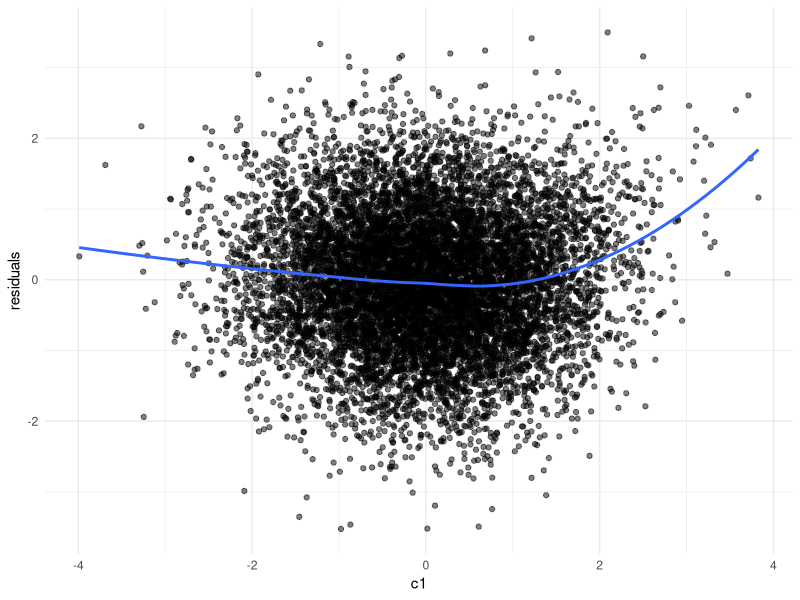

R code for this plot:
# Here we create a script to create a data simulation for panel data. 
# We simulate X and Y, having autoregressive effects and a lag-1 crossed effect. 
# X and Y are both affected by a number of confounding variables C, which have stable effects
# over time as they represent time-invariant confounding variables, such as IQ. 
# The data simulation model will have the following properties:
#
# 1. Each variable will have an innovation (or unexplained variance) such that the total variance of each variable is 1.
# 2. Each variable will have a mean of 0. 
# 3. The autoregressive effects will be set to 0.25 for both X and Y.
# 4. The crossed lag-1 effect of X on Y will be set to 0.1.
# 5. The confounding variables will have effects of 0.2 on X and 0.15 Y.
# 6. The innovations will have residual correlations of 0.3 at each time-point, but not across time-points.
#
# In this version, we add an exponential nonlinearity of the confounders as
# extra variables: for each C_j we add E_j = standardized exp(b_exp * C_j).

# reproducibility
set.seed(427) 

# load required libraries
library(mvtnorm)
library(psych)                                             # for descriptives
library(lavaan)                                            # for fitting CLPM
library(tidyverse)

### CLPM parameters ###
N <- 100000                                                # number of people
T <- 5                                                     # number of time points

ax <- 0.25                                                 # effect of X_(t-1) on X_t
ay <- 0.25                                                 # effect of Y_(t-1) on Y_t
bx <- 0.10                                                 # effect of Y_(t-1) on X_t
by <- 0.10                                                 # effect of X_(t-1) on Y_t
rho <- 0.30                                                # residual correlation of innovations
                                                          
# create the path matrix A from these effects
A <- matrix(c(ax, by, 
              bx, ay), 
            nrow = 2, byrow = TRUE)

### confounder parameters ###
k_lin <- 3                                                 # number of "linear" confounders (baseline C1..C3)

# baseline linear effects of confounders on X_t and Y_t
gamma_x_lin <- c(0.30, 0.20, 0.10)                         # effect of confounders on X_t
gamma_y_lin <- c(0.30, 0.20, 0.10)                         # effect of confounders on Y_t

# now we want to add the non-linear part, which here is an exponential effect 
# curvature parameter for the exponential (controls how fast it explodes)
b_exp <- 0.7                                               # you can tune this

# simulate base confounders: C1..C3 ~ N(0,1), independent
Psi_base <- diag(rep(1, k_lin))                            # variance-covariance matrix of base confounders (I in this case)
U_lin <- rmvnorm(N, 
                 mean  = rep(0, k_lin),                    # mean of confounders = 0, since we want standardised effect sizes
                 sigma = Psi_base)                         # C1..C3 ~ N(0,1), independent

colnames(U_lin) <- paste0("c", 1:k_lin)                    # C1, C2, C3

# create exponential-transformed nonlinear confounders:
# E_j = standardized exp(b_exp * C_j), so each has mean ~0 and var ~1
# we also remove the linear part of C_j from E_j, so no dependency remains between the two (orthogonalization).
# this will later be useful to separate linear and non-linear effects
# when we want to calculate a measure of non-linearity later.
U_exp <- apply(U_lin, 2, function(col) {
  # raw exponential transform
  z_raw <- exp(b_exp * col)                                # skewed, heavy right tail
  
  # remove the linear part of col (orthogonalize wrt the linear confounder)
  z_perp <- resid(lm(z_raw ~ col))
  
  # standardize to mean 0 and var 1
  as.numeric(scale(z_perp, center = TRUE, scale = TRUE))
})

colnames(U_exp) <- paste0("c", 1:k_lin, "_exp")            # E1, E2, E3

# combine linear and exponential confounders into one matrix U
# columns: first the k_lin linear confounders, then k_lin exponential confounders
U <- cbind(U_lin, U_exp)                                   # N x k, where k = 2 * k_lin
k <- ncol(U)                                               # total number of confounder variables

# empirical varcov matrix of (C, exp(C)) confounders
Psi <- cov(U)

# effects for the exponential parts on X and Y
# you can tune these; start small because exp can be strong
gamma_x_exp <- c(0.10, 0.07, 0.05)
gamma_y_exp <- c(0.10, 0.07, 0.05)

# order of entries in gamma_x / gamma_y corresponds to the column order in U:
# (C1, C2, C3, E1, E2, E3)
gamma_x <- c(gamma_x_lin, gamma_x_exp)
gamma_y <- c(gamma_y_lin, gamma_y_exp)

# 2 x k effect matrix from all confounders to (X, Y)
B <- rbind(gamma_x, gamma_y)

### varcov matrixes ###
# we want the variance of each variable to be 1
S_target <- diag(2)                                        # initial 2x2 identity (var = 1, cov = 0)

# variance contributed by confounders:
# S_U = B * Psi * B'
S_U  <- B %*% Psi %*% t(B)

# find needed covariance c between X and Y 

find_c <- function(A, S_U, rho) {

  # function of c: difference between actual innovation correlation and target rho
  f <- function(c) {

    # target stationary covariance of (X_t, Y_t)
    S_target_c <- matrix(c(1, c,
                           c, 1),
                         nrow = 2, byrow = TRUE)
    
    # dynamic part variance (remove confounder-induced variance)
    S_dyn_c <- S_target_c - S_U
    
    # innovation covariance matrix under stationarity
    Sigma_e_c <- S_dyn_c - t(A) %*% S_dyn_c %*% A
    
    # compute correlation of innovations
    v1 <- Sigma_e_c[1, 1]
    v2 <- Sigma_e_c[2, 2]
    cov12 <- Sigma_e_c[1, 2]
    corr_e <- cov12 / sqrt(v1 * v2)
    
    corr_e - rho
  }

  # find c such that f(c) = 0
  uniroot(f, interval = c(-0.99, 0.99))$root
}

# required covariance between X and Y
c_stat <- find_c(A, S_U, rho)

# overwrite S_target to include the stationary covariance between X and Y
S_target <- matrix(c(1, c_stat,
                     c_stat, 1),
                   nrow = 2, byrow = TRUE)

# variance by the dynamic process:
S_dyn <- S_target - S_U

# check positive semidefinite
eS <- eigen((S_dyn + t(S_dyn))/2)$values
eS[eS<1e-10]

# innovation covariance matrix
Sigma_e <- S_dyn - t(A) %*% S_dyn %*% A
Sigma_e <- (Sigma_e + t(Sigma_e))/2

# For t = 1, there is no carryover from a previous wave. The observed var-cov should be:
# Var([X1,Y1]) = S_U + Sigma_e1. To keep the same S_target at t=1, set:
Sigma_e1 <- S_dyn                             # because S_target = S_U + S_dyn
Sigma_e1 <- (Sigma_e1 + t(Sigma_e1))/2


# t = 1: no lag yet, so Ddyn = e1 with Sigma_e1
Ddyn <- rmvnorm(N,                            
  mean  = c(0,0),                              
  sigma = Sigma_e1)                            

# initialise df with N rows and 2*T + k columns. 2*T for X and Y, k for confounders
df <- matrix(NA, nrow = N, ncol = 2*T + k)
colnames(df) <- c(paste0("x", 1:T),
                  paste0("y", 1:T),
                  colnames(U))

# save the confounders (C1..C3 and E1..E3)
df[, (2*T + 1):(2*T + k)] <- U

# first wave: add direct confounder effects
obs1 <- Ddyn + U %*% t(B)

df[, 1]    <- obs1[, 1] 
df[, 1+T ] <- obs1[, 2]

# remaining waves
for(i in 2:T){ 
  Ddyn <- Ddyn %*% t(A) + rmvnorm(N, sigma = Sigma_e) 
  obs  <- Ddyn + U %*% t(B) 
  df[, i]    <- obs[, 1] 
  df[, i+T ] <- obs[, 2] 
}

# basic checks
round(apply(df, 2, var), 3)
sigma <- cov(df)
round(sigma, 3)
describe(df)

# quick residual check for nonlinearity (just one example)
df_sample <- df[sample(1:nrow(df), 10000), ]
lm_fit <- lm(x1 ~ c1, data = as.data.frame(df_sample))
residuals <- lm_fit$residuals

ggplot(df_sample, aes(x = c1, y = residuals)) +
  geom_point(alpha = 0.5) +
  geom_smooth(method = "loess", se = FALSE) +
  theme_minimal()

# cache the data to the data folder if desired
# write.csv(df, file = "Code/Data/Data_Sim_exponential_Pop.csv", row.names = FALSE)
